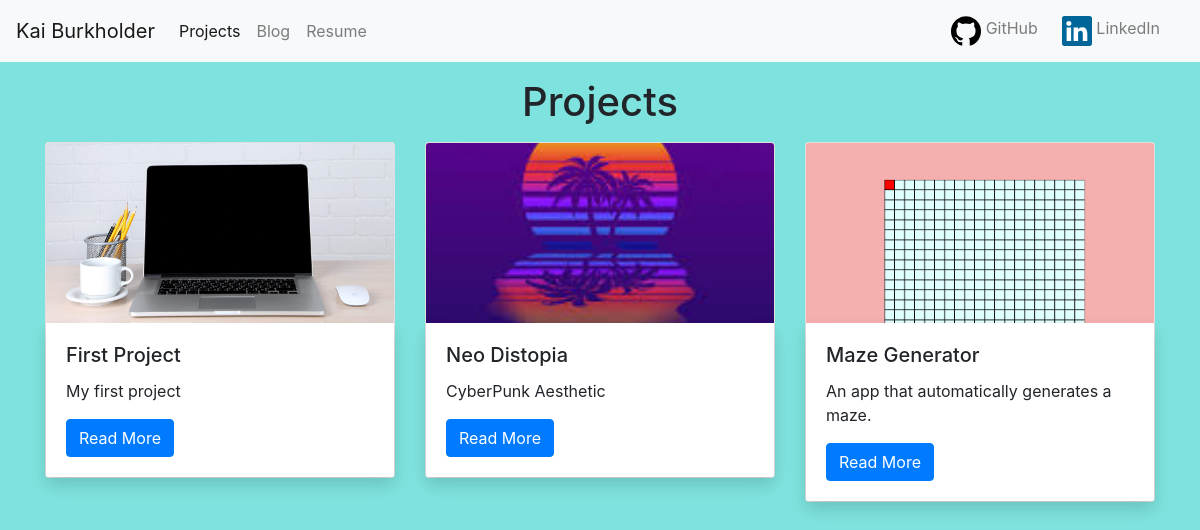
/projects/, run on the app's committed database.
### projects/models.py (models this page shows)
class Projects(models.Model):
    title = models.CharField(max_length=100)
    description = models.TextField()
    technology = models.CharField(max_length=20)
    image = models.ImageField(upload_to='images/')
    link = models.URLField(max_length=200, default='https://github.com/Kai-Eiji')
    git = models.URLField(max_length=200, default='https://github.com/Kai-Eiji')

### projects/views.py (the view)
# urls.py: path("", views.project_index, name="project_index"),
def project_index(request):
    projects = Projects.objects.all()
    context = {
        'projects' : projects
    }
    return render(request, 'projects/project_index.html', context)

### projects/templates/projects/project_index.html (shortened to what this page needs)
{% extends "base.html" %}
{% load static%}
{% block page_content %}
<h1 class="m-3" style="text-align: center;">Projects</h1>
<div class="row">
    {% for project in projects%}
        <div class="col-md-4">
            <div class="class card mb-2">
                <img src="{{ project.image.url }}"  class="card-img-top">
                <div class="card-body shadow">
                    <h5 class="card-title">{{ project.title }}</h5>
                    <p class="card-text">{{ project.description }}</p>
                    <a href="{% url 'project_detail' project.pk %}" class="btn btn-primary">Read More</a>
                </div>
            </div>
        </div>
    {% endfor %}
</div>
{% endblock %}

### personal_portfolio/templates/base.html (shortened to what this page needs)
{% load static %}
<link rel="stylesheet" href="https://stackpath.bootstrapcdn.com/bootstrap/4.1.3/css/bootstrap.min.css">
<body style="background-color: rgba(34, 207, 199, 0.582);">
  <nav class="navbar navbar-expand-lg navbar-light bg-light">
        <div class="collapse navbar-collapse" id="navbarSupportedContent">
          <a class="navbar-brand" href="#">Kai Burkholder</a>
          <ul class="nav navbar-nav navbar-right">
            <li class="nav-item active">
              <a class="nav-link" href="{% url 'project_index' %}">Projects</a>
            </li>
            <li class="nav-item">
              <a class="nav-link" href="{% url 'blog_index' %}">Blog</a>
            </li>
            <li class="nav-item">
              <a class="nav-link" href="{% url 'resume_view' %}">Resume</a>
            </li>
          </ul>
        </div>
        <ul class="nav navbar-nav navbar-right">
          <li class="nav-item mr-2">
            <a class="nav-link" href="https://github.com/Kai-Eiji">
              <img src="{% static 'images/github.svg' %}" width="30" height="30" class="d-inline-block align-top" alt="" loading="lazy">
              GitHub</a>
          </li>
          <li class="nav-item mr-3">
            <a class="nav-link" href="https://www.linkedin.com/in/kai-burkholder/">
              <img src="{% static 'images/linkedin.svg' %}" width="30" height="30" class="d-inline-block align-top" alt="" loading="lazy">
              LinkedIn</a>
          </li>
        </ul>
</nav>
<div class="container">
    {% block page_content %}{% endblock %}
</div>
</body>

### projects/templates/projects/project_index.html (style rules this page uses)
.card-img-top { width: 100%; height: 15vw; object-fit: cover; }

### data on the page
Projects: image (picture), title "First Project", description "My first project"
Projects: image (picture), title "Neo Distopia", description "CyberPunk Aesthetic"
Projects: image (picture), title "Maze Generator", description "An app that automatically generates a maze."
